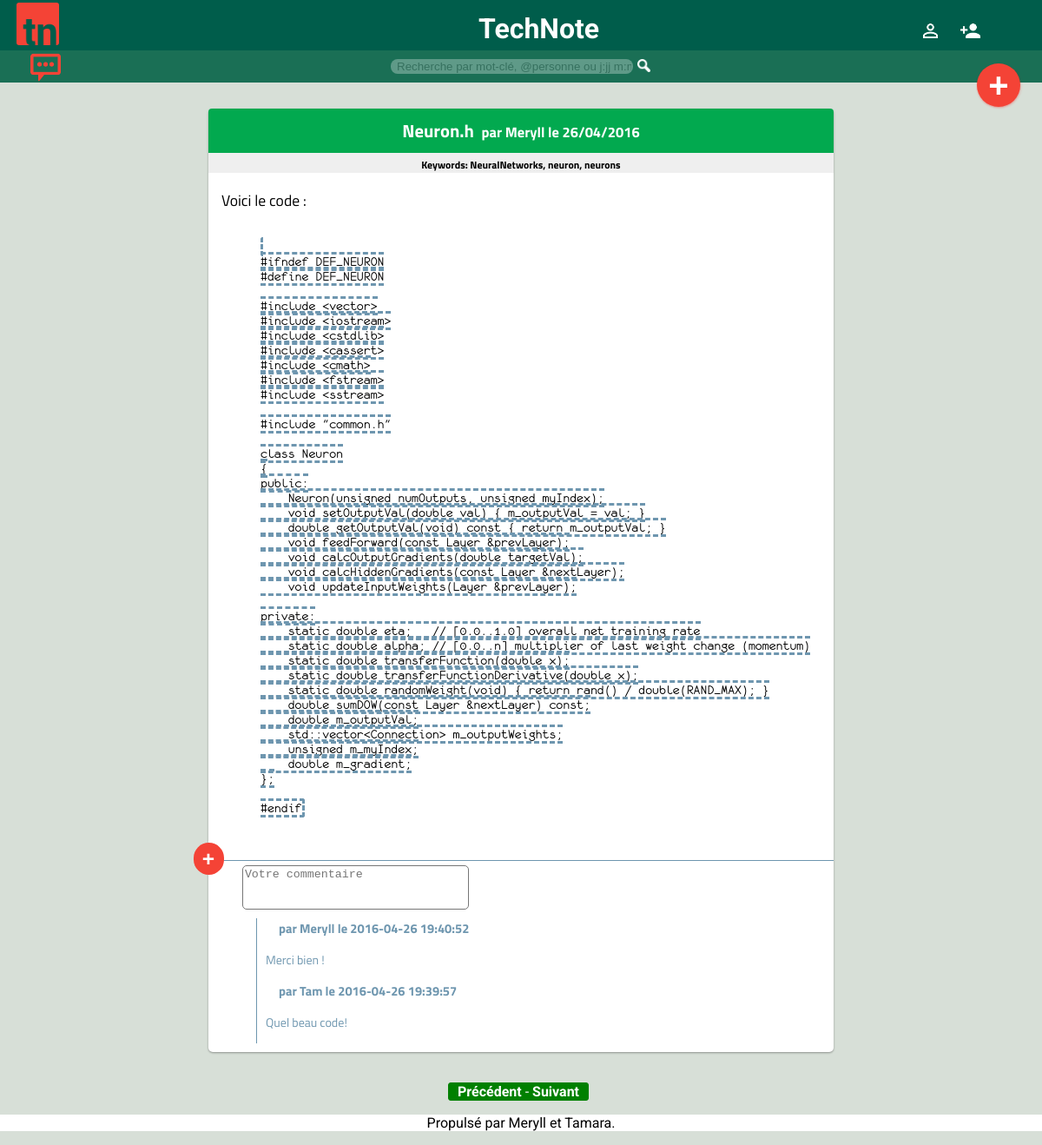
The page / on the database its author committed.
### tables this page shows
CREATE TABLE `Notes` (
  `note_id` int(11) NOT NULL AUTO_INCREMENT,
  `title` varchar(100) NOT NULL,
  `texte` text NOT NULL,
  `user_id` int(11) NOT NULL,
  `date` datetime NOT NULL,
  PRIMARY KEY (`note_id`),
  KEY `fk_notes_1` (`user_id`),
  CONSTRAINT `fk_notes_1` FOREIGN KEY (`user_id`) REFERENCES `Users` (`id`) ON DELETE CASCADE
);

CREATE TABLE `Users` (
  `id` int(11) NOT NULL AUTO_INCREMENT,
  `email` varchar(40) NOT NULL,
  `password` varchar(50) NOT NULL,
  `pseudo` varchar(50) NOT NULL,
  `status` int(11) NOT NULL,
  PRIMARY KEY (`id`)
);

CREATE TABLE `KeywordN` (
  `keyn_id` int(11) NOT NULL AUTO_INCREMENT,
  `texte` varchar(15) NOT NULL,
  `note_id` int(11) NOT NULL,
  PRIMARY KEY (`keyn_id`),
  KEY `fk_note_id` (`note_id`),
  CONSTRAINT `fk_note_id` FOREIGN KEY (`note_id`) REFERENCES `Notes` (`note_id`) ON DELETE CASCADE
);

CREATE TABLE `Comments` (
  `comment_id` int(11) NOT NULL AUTO_INCREMENT,
  `texte` text NOT NULL,
  `note_id` int(11) NOT NULL,
  `user_id` int(11) NOT NULL,
  `date` datetime NOT NULL,
  PRIMARY KEY (`comment_id`),
  KEY `fk_comments_1` (`note_id`),
  KEY `fk_comments_2` (`user_id`),
  CONSTRAINT `fk_comments_1` FOREIGN KEY (`note_id`) REFERENCES `Notes` (`note_id`) ON DELETE CASCADE,
  CONSTRAINT `fk_comments_2` FOREIGN KEY (`user_id`) REFERENCES `Users` (`id`) ON DELETE CASCADE
);

### index.php (the view, shortened to what this page needs)
<!DOCTYPE html>
<html lang="fr">
<head>
  <link rel="stylesheet" href="css/style.css" />
  <link rel="stylesheet" href="http://cdnjs.cloudflare.com/ajax/libs/highlight.js/9.3.0/styles/default.min.css">
</head>
<body>
<?php include("template/header.php"); ?>
<?php include("template/menu.php"); ?>
<?php include("template/bdd.php"); ?>
<div id="fenetre">
  <?php
  $page = $_GET['page'];
  $limite = 5;
  $debut = ($page) * $limite;
  $requeteNote = $bdd->prepare('SELECT * FROM Notes ORDER BY timestamp(date) DESC LIMIT :limite OFFSET :debut;');
  $requeteNote->bindValue('limite', $limite, PDO::PARAM_INT);
  $requeteNote->bindValue('debut', $debut, PDO::PARAM_INT);
  $requeteNote->execute();
  $date = new DateTime(substr($data['date'],0,10));
  while($data = $requeteNote->fetch()) {
    ?>
    <section class="note">
      <h3><?php echo $data['title'];
      $reqauthor = $bdd->prepare('SELECT pseudo FROM Users WHERE id=?;');
      $reqauthor->execute(array($data['user_id']));
      if($author = $reqauthor->fetch()) {
        ?><span><?php
        echo ' par '.$author['pseudo'].' le '.$date->format('d/m/Y');
      }
      ?></span></h3>
      <h6>Keywords:
        <?php
          $reqKeyword = $bdd->prepare('SELECT * FROM KeywordN WHERE note_id=?;');
          $reqKeyword->execute(array($data['note_id']));
          if($keyw = $reqKeyword->fetch()) {
            echo $keyw['texte'];
          }
          while($keyw = $reqKeyword->fetch()) {
            echo ', '.$keyw['texte'];
          }
         ?>
      </h6>
      <article>
        <p>
          <?php
              echo $data['texte'];
              ?>
        </p>
      </article>
        <form class="envoiCommentaire" method="post" action="postcom.php">
          <input type="submit" value="+" id="commentaire" />
          <textarea required class="comment" name="comment" cols="30" rows="3" placeholder="Votre commentaire"></textarea>
        </form>
      <aside>
        <?php
          $requeteComment = $bdd->prepare('SELECT * FROM Comments WHERE note_id=:idd ORDER BY date DESC;');
          $requeteComment->bindValue('idd',$data['note_id'], PDO::PARAM_INT);
          $requeteComment->execute();
          while($commentFound = $requeteComment->fetch()) {
            $requser = $bdd->prepare('SELECT pseudo FROM Users WHERE id=:idd;');
            $requser->bindValue('idd', $commentFound['user_id'], PDO::PARAM_INT);
            $requser->execute();
            if($pseudo = $requser->fetch()) {
         ?>
        <div class="com">
          <h5>par <?php echo $pseudo['pseudo']; ?> le <?php echo $commentFound['date']; ?></h5>
          <p class="texteCom"><?php echo htmlspecialchars($commentFound['texte']); ?></p>
        </div>
        <?php
            }
          }
         ?>
      </aside>
    </section>
  <?php
  }
  ?>
  <p class="precsuiv"><a href="?page=<?php echo $page - 1; ?>">Précédent</a>
  -
<a href="?page=<?php echo $page + 1; ?>">Suivant</a></p>
</div>
<?php include("template/footer.php"); ?>
</body>
</html>

### template/header.php (shortened to what this page needs)
<header>
  <a id="logo" href="../../index.php" ><img src="../img/logoTN.png" border=0 /> </a>
  <h1>TechNote</h1>
  <nav class="right">
  	  <ul>
        <?php
          if(!isset($_SESSION['pseudo'])) {
          ?>
        <li><a href="../../signin.php"><img class="logs" src="../../img/signin.png" /></a></li>
        <li><a href="../../signup.php"><img class="logs" src="../../img/signup.png" /></a></li>
        <?php
          }
         ?>
  	  </ul>
  	</nav>
</header>

### template/menu.php
<nav id="menu">
<a href="../question.php"><img id="boutonF" src="../img/32.png" /> </a>
<form action="../../../search/search.php" method="get" id="rech">
	<input class="search" type="text" name="search" placeholder="Recherche par mot-clé, @personne ou j:jj m:mm a:aaaa"/>
  <input class="loupe" type="image" src="../img/glass.png" onclick="this.form.submit();" />
</form>
<a href="add.php"><button class="ajout">+</button></a>
</nav>

### template/footer.php
<footer>
  <p>Propulsé par Meryll et Tamara.</p>
</footer>

### css/style.css (style rules this page uses)
.note, .question { font-family: 'Titillium Web'; font-size: 1.1em; }
body { background-color: #D7DFD7; margin: 0px; padding-bottom: 0px; padding-top: 0px; }
h1 { margin: 0px; padding: 0px; width: 10%; margin-left: 10%; color:white; transition-timing-function:ease-in; transition-duration: 0.7s; transition-property: all; }
header { background-color: #005D4B; padding-top: 0px; padding-bottom: 5px; margin-top: 0px; margin-bottom: 0px; color: white; display: flex; justify-content: space-between; align-items: flex-end; border: 1px solid #005D4B; }
#logo { display: flex; flex-direction: row; align-items: baseline; margin-bottom: 0; }
#logo img { width: 60%; height: 60%; margin-top:2px; margin-left:18px; border-radius: 3px; }
.right { margin-right: 5%; }
.logs { width:25px; height:25px; padding-right: 15px; }
nav { color: white; }
#menu { background-color: #1a6f55; padding-top: 10px; padding-bottom: 10px; margin-top: 0px; margin-bottom: 0px; display: flex; justify-content: space-between; align-items: flex-end; }
button { position: relative; border: 0px; }
.note aside { display:flex; flex-direction: column; margin-left: 50px; padding-left: 5px; color:rgb(110,150,175); padding-bottom: 10px; }
.envoiCommentaire { padding-top: 5px; }
.comment { border-radius: 5px; resize: none; }
.com { border-left: 1px solid rgb(110,150,175); padding-left: 10px; padding-right: 50px; }
.texteCom { font-size: 0.8em; }
pre { margin-left: 60px; margin-right: 60px; }
code { border-radius: 3px; border: 3px groove rgb(110,150,175); border-style:dashed; font-family: monofur; font-size: 0.9em; }
.ajout { box-shadow: 1px 1px 3px rgba(255, 0, 0, 0.12), 0 1px 2px rgba(255, 0, 0, 0.24); position:absolute; right:25px; top:73px; border-radius: 400%; font-weight: bold; font-size: 2.5em; color: white; background-color: #f44336; border: 0; width: 50px; height: 50px; outline:none; cursor:pointer; transition-timing-function:ease-in-out; transition-duration: 0.2s; transition-property: all; }
#boutonF { position:absolute; top:60px; left: 35px; height: 35px; width: 35px; }
nav ul { list-style-type: none; display: flex; margin: 0px; }
nav li { margin-right:8%; margin-top: 0px; margin-bottom: 0px; padding: 0px; }
.right li { color: black; }
#rech { display:flex; width:25%; }
.loupe { width:15px; height:15px; vertical-align: text-bottom; outline: none; cursor:pointer; }
.search { border-radius: 8px; width: 90%; transition-timing-function:ease-out; transition-duration: 0.7s; transition-property: opacity; opacity: 0.3; margin-right: 5px; border: none; outline:none; padding-left: 7px; }
h5 { padding:0; padding-left: 15px; margin:0; margin-bottom: 5px; }
#fenetre { background-color: #D7DFD7; margin: 0px; padding: 20px 0px 0px 0px; }
article { border-bottom: 1px solid rgb(110,150,175); }
h3 span { margin-left: 5px; font-size:0.8em; }
h6 { margin:0; padding:0; padding-top: 5px; text-align: center; background-color: #EFEFEF; }
.note { width:60%; background-color: white; border-radius: 5px; box-shadow: 0px 1px 3px rgba(0, 0, 0, 0.12), 0 1px 2px rgba(0, 0, 0, 0.24); margin-left: 20%; margin-right: 10%; margin-top: 10px; margin-bottom: 35px; transition: box-shadow 0.2s ease-in-out; }
article p { display: block; padding:0 15px 15px 15px; text-align: justify; }
h3 { display: block; margin: 0; background-color: #02a94f; color: white; text-align:center; padding: 10px; border-radius: 4px 4px 0 0; }
#commentaire { border: 0; position: relative; bottom:50px; left:-17.5px; width: 35px; height: 37px; background-color: #f44336; border-radius: 300px; color:white; font-weight: bolder; font-size: 1.4em; outline: none; cursor:pointer; }
.precsuiv { display: block; color:white; margin-left:43%; border: 1px solid green; background-color: green; border-radius: 3px; padding-left: 10px; width:150px; }
.precsuiv a { color: inherit; text-decoration: none; font-weight: bold; }
footer { background-color: white; padding-bottom: 0px; margin-bottom: 0; text-align: center; }
body { font-family: 'Roboto', sans-serif; }

### rows shown on the page
notes: title "Neuron.h", user.pseudo "Meryll", keywordn.texte "NeuralNetworks", texte "Voici le code : #ifndef DEF_NEURON #define DEF_NEURON #include <vector> #include <iostream> #include <cstdlib> #include <cassert> #include <cmath> #include <fstream> #include <sstream> #include \"common.h\" class Neuron { public: Neuron(unsigned numOutputs, unsigned myIndex); void setOutputVal(double val) { m_outputVal = val; } double getOutputVal(void) const { return m_outputVal; } void feedForward(const Layer &prevLayer); void calcOutputGradients(double targetVal); void calcHiddenGradients(const Layer &nextLayer); void updateInputWeights(Layer &prevLayer); private: static double eta; // [0.0..1.0] overall net training rate static double alpha; // [0.0..n] multiplier of last weight change…"
keywordn: texte "neuron"
keywordn: texte "neurons"
comments: user.pseudo "Meryll", date "2016-04-26 19:40:52", texte "Merci bien !"
comments: user.pseudo "Tam", date "2016-04-26 19:39:57", texte "Quel beau code!"
